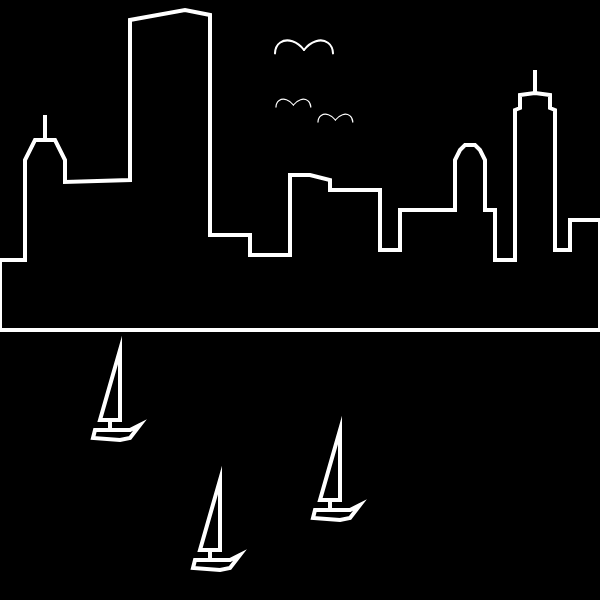
Frame 1 (no input)
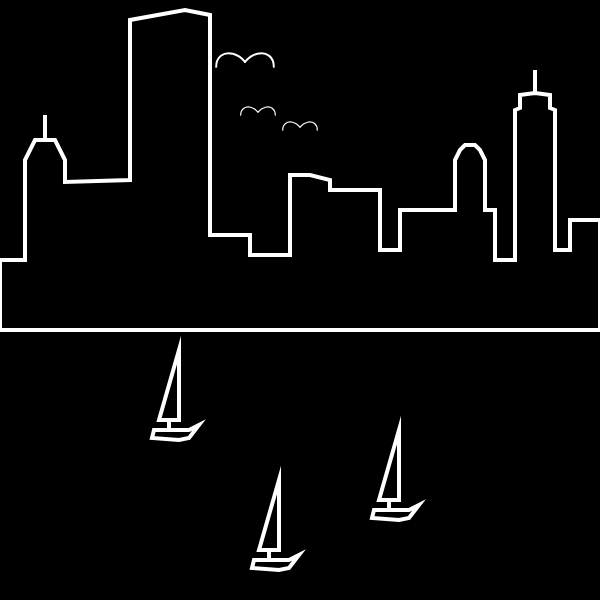
Frame 60 (no input)
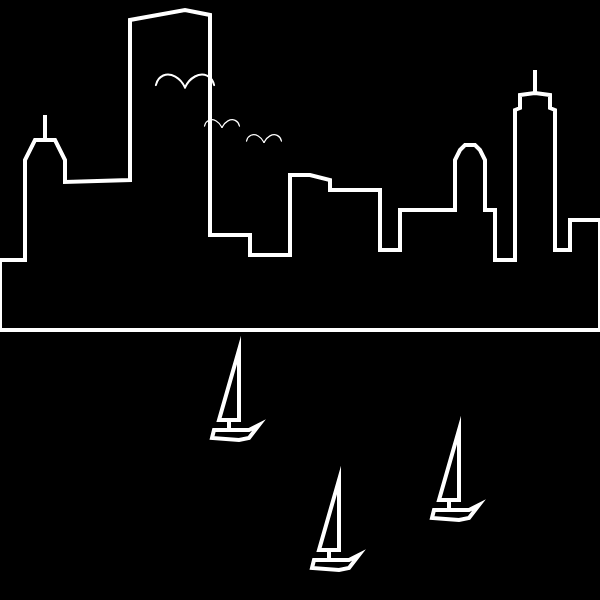
Frame 120 (the mouse pressed at the canvas centre since frame 60)

The p5.js sketch that drew these frames (run headless with seeded random() and noise() and a simulated clock; from frame 60 on, the mouse is pressed at the canvas centre):

// p5.js sketch
// ── sketch.js
/*
http://nexusbug.com/

STORY of ONE

EP 000: Template

SCALE = pow(10, x) meters
*/

let wW, wH, cW, cH;

let cnv;

let ref;

let ref2;

let boston;

let boat;

let bird;

let cird;



function preload() {

}

function setup() {
  calcCanvasSize();
  cnv = createCanvas(cW, cH);

  boston = new Boston(0, -60);
  boat = new Boat(30, 200)
  b2 = new Boat(-190, 120);
  b3 = new Boat(-90, 250);

  bird = new Bird(0, -550, 0.5, 0);
  cird = new Bird(10, -500, 0.5, -2);
  kird = new Bird(-20, -650, 0.3, -2);
  tird = new Bird(120, -600, 0.3, -2);




}



function draw() {
  background(0);
  imageMode(CENTER);
  rectMode(CENTER);

  // colorMode(HSB, 360, 100, 100);
  translate(cW / 2, cH / 2);

  strokeWeight(4);
  stroke(255);

  fill(0);
  boston.disp();

  boat.disp();
  boat.update();
  b2.disp();
  b2.update();
  b3.disp();
  b3.update();

  // push();
  // noFill();
  // bird.update();
  // bird.disp();
  // pop();
  push();
  noFill();
  cird.update();
  cird.disp();
  pop();
  push();
  noFill();
  kird.update();
  kird.disp();
  pop();
  push();
  noFill();
  tird.update();
  tird.disp();
  pop();





}

class Name {
  constructor() {

  }

  disp() {

  }
}

class Bird {
  constructor(x, y, scale, speed) {
    this.x = x || 0;
    this.y = y || 0;
    this.scale = scale || 0.5;
    this.speed = speed;
    this.move;
    this.s = 0;
    this.a;
    this.d;

    this.yoff = 0;

  }

  disp() {

    push();
    scale(this.scale);
    push();
    translate(cS(this.x), cS(this.y));
    rotate(this.d);
    arc(cS(-30), cS(0), cS(60), cS(80), 1.3 * PI, TWO_PI);
    pop();
    push();
    translate(cS(this.x), cS(this.y));
    rotate(-this.d);
    arc(cS(30), cS(0), cS(60), cS(80), PI, PI + 0.7 * PI);
    pop();
    scale(1/this.scale);
    pop();

  }
  update() {
    this.yoff += 0.01;
    this.s += 0.05;
    this.y = noise(this.yoff) * sin(this.yoff) * 3 + this.y;
    this.a = sin(this.s);
    this.d = map(this.a, -1, 1, 0, -1.2);

    this.x = this.x + this.speed;
    // if (this.x > (cW / 2 + 30)) {
    //   this.x = (-cW / 2 - 30);
    // } else

    if (this.x < ((-cW / 2) - 50/this.scale) / this.scale) {
      this.x = ((cW /2) + 50/this.scale) / this.scale;
    }
  }
}

class HomoSapien {
  constructor() {

  }

  disp() {
    ellipse(cS(0), cS(-80), cS(30));
    rect(cS(0), cS(-20), cS(45), cS(76), cS(10));
    push();
    rotate(9);
    rect(cS(-35), cS(8), cS(10), cS(75), cS(10));
    pop();
    push();
    rotate(-9);
    rect(cS(35), cS(8), cS(10), cS(75), cS(10));
    pop();
    rect(cS(-12), cS(55), cS(12), cS(85), cS(10));
    rect(cS(12), cS(55), cS(12), cS(85), cS(10));
  }
}

class Boat {
  constructor(x, y) {
    this.x = x || 0;
    this.y = y || 0;

  }

  disp() {
    beginShape();
    vertex(cS(this.x + 0), cS(this.y + 0));
    vertex(cS(this.x + 10), cS(this.y + 0));
    vertex(cS(this.x + 10), cS(this.y + -70));
    vertex(cS(this.x + -10), cS(this.y + 0));
    vertex(cS(this.x + 0), cS(this.y + 0));
    vertex(cS(this.x + 0), cS(this.y + 10));
    vertex(cS(this.x + -15), cS(this.y + 10));
    vertex(cS(this.x + -17), cS(this.y + 18));
    vertex(cS(this.x + 10), cS(this.y + 20));
    vertex(cS(this.x + 20), cS(this.y + 18));
    vertex(cS(this.x + 30), cS(this.y + 5));
    vertex(cS(this.x + 20), cS(this.y + 10));
    vertex(cS(this.x + 0), cS(this.y + 10));
    endShape();
  }
  update() {
    this.x = this.x + 1;
    if (this.x > cW / 2 + 40) {
      this.x = -cW / 2 - 40;
    }
  }
}

class Boston {
  constructor(x, y) {
    this.x = x || 0;
    this.y = y || 0;
  }

  disp() {
    beginShape();
    vertex(cW / 2, cS(this.y + 90));
    vertex(cW / 2, cS(this.y + -20));
    vertex(cS(this.x + 270), cS(this.y + -20));
    vertex(cS(this.x + 270), cS(this.y + 10));
    vertex(cS(this.x + 255), cS(this.y + 10));
    vertex(cS(this.x + 255), cS(this.y + -130));
    vertex(cS(this.x + 250), cS(this.y + -132));
    vertex(cS(this.x + 250), cS(this.y + -145));
    vertex(cS(this.x + 235), cS(this.y + -147));
    vertex(cS(this.x + 235), cS(this.y + -170));
    vertex(cS(this.x + 235), cS(this.y + -147));
    vertex(cS(this.x + 220), cS(this.y + -145));
    vertex(cS(this.x + 220), cS(this.y + -132));
    vertex(cS(this.x + 215), cS(this.y + -130));
    vertex(cS(this.x + 215), cS(this.y + 20));
    vertex(cS(this.x + 195), cS(this.y + 20));
    vertex(cS(this.x + 195), cS(this.y + -30));
    vertex(cS(this.x + 185), cS(this.y + -30));
    vertex(cS(this.x + 185), cS(this.y + -80));
    vertex(cS(this.x + 180), cS(this.y + -90));
    vertex(cS(this.x + 175), cS(this.y + -95));
    vertex(cS(this.x + 165), cS(this.y + -95));
    vertex(cS(this.x + 160), cS(this.y + -90));
    vertex(cS(this.x + 155), cS(this.y + -80));
    vertex(cS(this.x + 155), cS(this.y + -30));
    vertex(cS(this.x + 100), cS(this.y + -30));
    vertex(cS(this.x + 100), cS(this.y + 10));
    vertex(cS(this.x + 80), cS(this.y + 10));
    vertex(cS(this.x + 80), cS(this.y + -50));
    vertex(cS(this.x + 30), cS(this.y + -50));
    vertex(cS(this.x + 30), cS(this.y + -60));
    vertex(cS(this.x + 10), cS(this.y + -65));
    vertex(cS(this.x + -10), cS(this.y + -65));
    vertex(cS(this.x + -10), cS(this.y + 15));
    vertex(cS(this.x + -50), cS(this.y + 15));
    vertex(cS(this.x + -50), cS(this.y + -5));
    vertex(cS(this.x + -90), cS(this.y + -5));
    vertex(cS(this.x + -90), cS(this.y + -225));
    vertex(cS(this.x + -115), cS(this.y + -230));
    vertex(cS(this.x + -170), cS(this.y + -220));
    vertex(cS(this.x + -170), cS(this.y + -60));
    vertex(cS(this.x + -235), cS(this.y + -58));
    vertex(cS(this.x + -235), cS(this.y + -80));
    vertex(cS(this.x + -245), cS(this.y + -100));
    vertex(cS(this.x + -255), cS(this.y + -100));
    vertex(cS(this.x + -255), cS(this.y + -125));
    vertex(cS(this.x + -255), cS(this.y + -100));
    vertex(cS(this.x + -265), cS(this.y + -100));
    vertex(cS(this.x + -275), cS(this.y + -80));
    vertex(cS(this.x + -275), cS(this.y + 20));
    vertex(-cW / 2, cS(this.y + 20));
    vertex(-cW / 2, cS(this.y + 90));
    endShape(CLOSE);
  }
}



//template

//convert Size
function cS(num) {
  let n = num;
  n = cW / (600 / n);
  return n;
}

function calcCanvasSize() {
  wW = windowWidth;
  wH = windowHeight;

  if (wW < wH) {
    wH = wW
  } else {
    wW = wH
  }

  cW = wW - 300;

  if (wW <= 700) {
    cW = 400;
  } else if (wW >= 900) {
    cW = 600;
  }
  cH = cW;
}

function windowResized() {
  calcCanvasSize();
  resizeCanvas(cW, cH);
}
